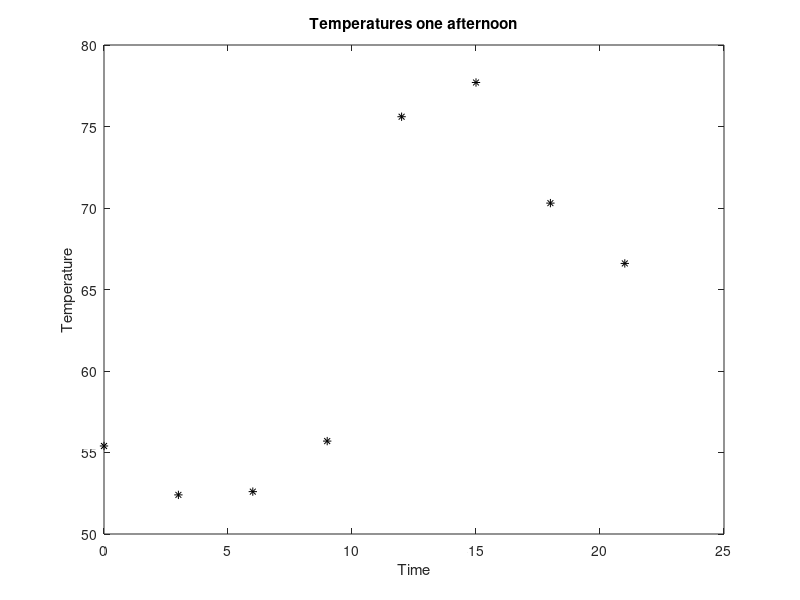

The MATLAB script that drew this image:
clear,clc
load timetemp.dat
time = timetemp(1,:);
temp = timetemp(2,:);
plot(time,temp,'k*')
xlabel('Time')
ylabel('Temperature')
title('Temperatures one afternoon')